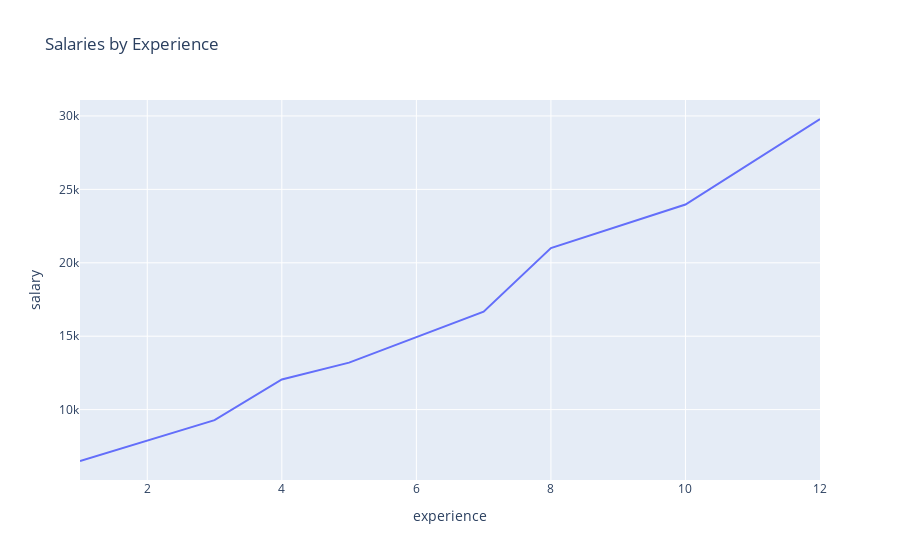

Here is the notebook cell this chart was saved with:
### Code cell
fig = px.line(df,x="experience", y="salary", title='Salaries by Experience')

fig.show()

### Figure 1 — Plotly figure (JSON) as saved in the notebook; plotly's stock layout.template omitted (floating-point values rounded to 4 significant figures)
{"data": [{"hovertemplate": "experience=%{x}<br>salary=%{y}<extra></extra>", "legendgroup": "", "line": {"color": "#636efa", "dash": "solid"}, "mode": "lines", "name": "", "orientation": "v", "showlegend": false, "type": "scatter", "x": [1, 3, 4, 5, 7, 8, 10, 12], "xaxis": "x", "y": [6500, 9280, 12050, 13200, 16672, 21000, 23965, 29793], "yaxis": "y"}], "layout": {"legend": {"tracegroupgap": 0}, "title": {"text": "Salaries by Experience"}, "xaxis": {"anchor": "y", "domain": [0, 1], "title": {"text": "experience"}}, "yaxis": {"anchor": "x", "domain": [0, 1], "title": {"text": "salary"}}}}
